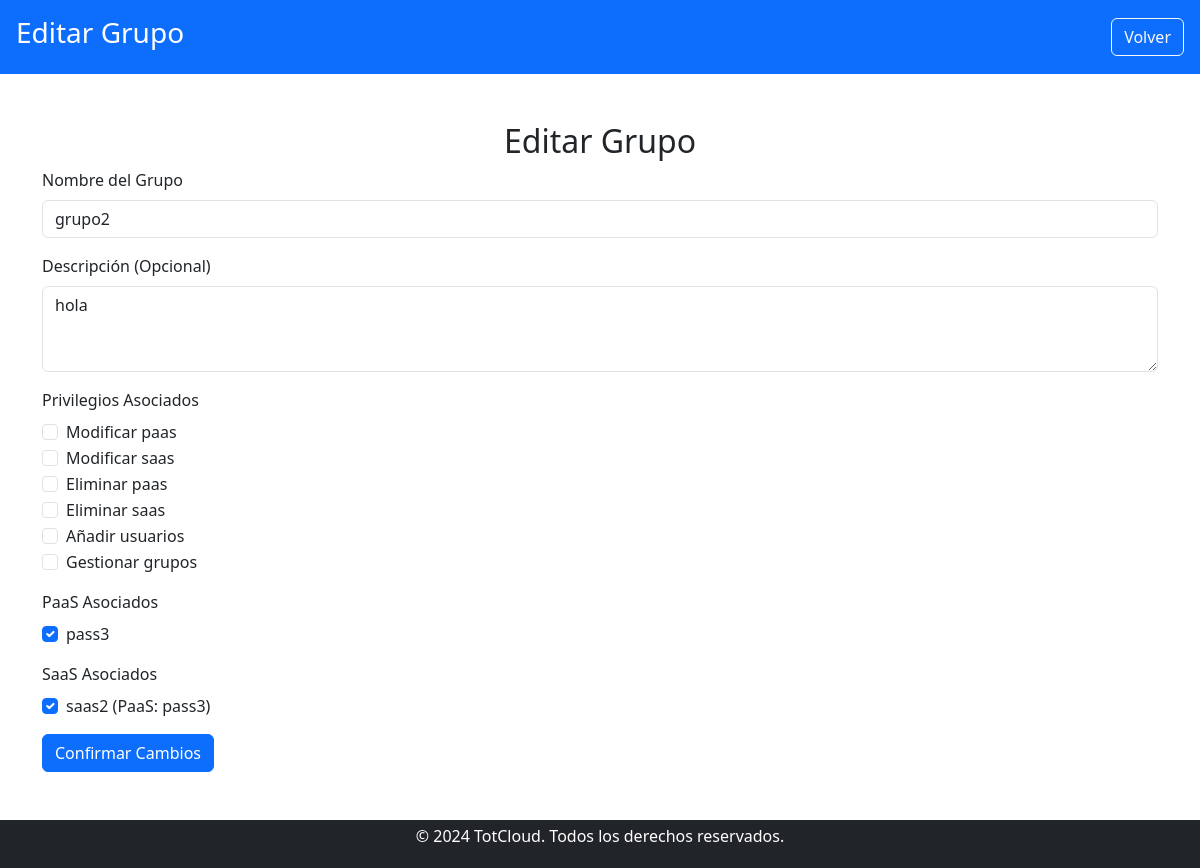
/usuario/organizaciones/gestionar_grupos/editar_grupo.php?idGrupo=8&idOrg=4 (signed in), run on the app's committed database.
### tables this page shows
CREATE TABLE `grupo` (
  `idGrupo` int(11) NOT NULL,
  `Nombre` varchar(100) NOT NULL,
  `Descripcion` text DEFAULT NULL,
  `idOrg` int(11) NOT NULL
);

CREATE TABLE `privilegio` (
  `idPrivilegio` int(11) NOT NULL,
  `Nombre` varchar(100) NOT NULL,
  `Descripcion` text DEFAULT NULL
);

CREATE TABLE `paas` (
  `idPaaS` int(11) NOT NULL,
  `Nombre` varchar(100) NOT NULL,
  `Estado` varchar(50) NOT NULL,
  `idSO` int(11) DEFAULT NULL
);

CREATE TABLE `saas` (
  `idSaaS` int(11) NOT NULL,
  `Nombre` varchar(100) NOT NULL,
  `Usuario` varchar(50) DEFAULT NULL,
  `Contraseña` varchar(255) DEFAULT NULL,
  `idPaaS` int(11) DEFAULT NULL,
  `idMotor` int(11) DEFAULT NULL
);

### public/usuario/organizaciones/gestionar_grupos/editar_grupo.php (the view, shortened to what this page needs)
<?php
include '../../../../includes/db_connect.php';
$idGrupo = intval($_GET['idGrupo']);
$idOrganizacion = intval($_GET['idOrg']);
$query_group = "SELECT * FROM grupo WHERE idGrupo = ? AND idOrg = ?";
$stmt_group = $conn->prepare($query_group);
$stmt_group->bind_param('ii', $idGrupo, $idOrganizacion);
$stmt_group->execute();
$result_group = $stmt_group->get_result();
$group = $result_group->fetch_assoc();
$privileges_group = [];
$query_all_privileges = "
    SELECT * FROM privilegio
    WHERE Nombre NOT IN ('Contratar paas', 'Contratar saas')";
$result_all_privileges = $conn->query($query_all_privileges);
$query_admin_saas = "
    SELECT s.idSaaS, s.Nombre AS SaaS, p.idPaaS, p.Nombre AS PaaS
    FROM saas s
    JOIN paas p ON s.idPaaS = p.idPaaS
    JOIN r_saas_grup rsg ON rsg.idSaaS = s.idSaaS
    JOIN grupo g ON rsg.idGrup = g.idGrupo
    WHERE g.idOrg = ? AND g.Nombre = 'admin'";
$stmt_admin_saas = $conn->prepare($query_admin_saas);
$stmt_admin_saas->bind_param('i', $idOrganizacion);
$stmt_admin_saas->execute();
$result_saas = $stmt_admin_saas->get_result();
$query_admin_paas = "
    SELECT p.idPaaS, p.Nombre
    FROM paas p
    JOIN r_paas_grup rpg ON p.idPaaS = rpg.idPaaS
    JOIN grupo g ON rpg.idGrup = g.idGrupo
    WHERE g.idOrg = ? AND g.Nombre = 'admin'";
$stmt_admin_paas = $conn->prepare($query_admin_paas);
$stmt_admin_paas->bind_param('i', $idOrganizacion);
$stmt_admin_paas->execute();
$result_paas = $stmt_admin_paas->get_result();
$query_saas_group = "SELECT idSaaS FROM r_saas_grup WHERE idGrup = ?";
$stmt_saas_group = $conn->prepare($query_saas_group);
$stmt_saas_group->bind_param('i', $idGrupo);
$stmt_saas_group->execute();
$result_saas_group = $stmt_saas_group->get_result();
$saas_group = array_column($result_saas_group->fetch_all(MYSQLI_ASSOC), 'idSaaS');
$query_paas_group = "SELECT idPaaS FROM r_paas_grup WHERE idGrup = ?";
$stmt_paas_group = $conn->prepare($query_paas_group);
$stmt_paas_group->bind_param('i', $idGrupo);
$stmt_paas_group->execute();
$result_paas_group = $stmt_paas_group->get_result();
$paas_group = array_column($result_paas_group->fetch_all(MYSQLI_ASSOC), 'idPaaS');
?>
<!DOCTYPE html>
<html lang="es">
<head>
    <link href="https://cdn.jsdelivr.net/npm/bootstrap@5.3.0/dist/css/bootstrap.min.css" rel="stylesheet">
</head>
<body>
    <header class="bg-primary text-white d-flex justify-content-between align-items-center p-3">
        <h1 class="h3">Editar Grupo</h1>
        <a href="gestionar_grupos.php?idOrg=<?php echo $idOrganizacion; ?>" class="btn btn-outline-light">Volver</a>
    </header>
    <main class="container my-5">
        <h2 class="text-center">Editar Grupo</h2>
        <form id="editGroupForm" method="POST">
            <div class="mb-3">
                <label for="nombre" class="form-label">Nombre del Grupo</label>
                <input type="text" class="form-control" id="nombre" name="nombre" value="<?php echo htmlspecialchars($group['Nombre']); ?>" required>
            </div>
            <div class="mb-3">
                <label for="descripcion" class="form-label">Descripción (Opcional)</label>
                <textarea class="form-control" id="descripcion" name="descripcion" rows="3"><?php echo htmlspecialchars($group['Descripcion']); ?></textarea>
            </div>
            <div class="mb-3">
                <label for="privilegios" class="form-label">Privilegios Asociados</label>
                <div>
                    <?php while ($priv = $result_all_privileges->fetch_assoc()): ?>
                        <div class="form-check">
                            <input
                                class="form-check-input"
                                type="checkbox"
                                id="privilegio_<?php echo $priv['idPrivilegio']; ?>"
                                name="privilegios[]"
                                value="<?php echo $priv['idPrivilegio']; ?>"
                                <?php echo in_array($priv['idPrivilegio'], $privileges_group) ? 'checked' : ''; ?>>
                            <label class="form-check-label" for="privilegio_<?php echo $priv['idPrivilegio']; ?>">
                                <?php echo htmlspecialchars($priv['Nombre']); ?>
                            </label>
                        </div>
                    <?php endwhile; ?>
                </div>
            </div>
            <div class="mb-3">
                <label for="paas" class="form-label">PaaS Asociados</label>
                <div>
                    <?php while ($paas = $result_paas->fetch_assoc()): ?>
                        <div class="form-check">
                            <input
                                class="form-check-input paas-check"
                                type="checkbox"
                                id="paas_<?php echo $paas['idPaaS']; ?>"
                                name="paas[]"
                                value="<?php echo $paas['idPaaS']; ?>"
                                <?php echo in_array($paas['idPaaS'], $paas_group) ? 'checked' : ''; ?>>
                            <label class="form-check-label" for="paas_<?php echo $paas['idPaaS']; ?>">
                                <?php echo htmlspecialchars($paas['Nombre']); ?>
                            </label>
                        </div>
                    <?php endwhile; ?>
                </div>
            </div>
            <div class="mb-3">
                <label for="saas" class="form-label">SaaS Asociados</label>
                <div>
                    <?php while ($saas = $result_saas->fetch_assoc()): ?>
                        <div class="form-check">
                            <input
                                class="form-check-input saas-check"
                                type="checkbox"
                                id="saas_<?php echo $saas['idSaaS']; ?>"
                                name="saas[]"
                                value="<?php echo $saas['idSaaS']; ?>"
                                data-paas-id="<?php echo $saas['idPaaS']; ?>"
                                data-paas-name="<?php echo htmlspecialchars($saas['PaaS']); ?>"
                                <?php echo in_array($saas['idSaaS'], $saas_group) ? 'checked' : ''; ?>>
                            <label class="form-check-label" for="saas_<?php echo $saas['idSaaS']; ?>">
                                <?php echo htmlspecialchars($saas['SaaS']); ?> (PaaS: <?php echo htmlspecialchars($saas['PaaS']); ?>)
                            </label>
                        </div>
                    <?php endwhile; ?>
                </div>
            </div>
            <button type="button" class="btn btn-primary" id="confirmChanges">Confirmar Cambios</button>
        </form>
    </main>
    <?php include '../../../../includes/footer.php'; ?>
</body>
</html>

### data on the page
grupo: nombre "grupo2", descripcion "hola"
privilegio: Nombre "Modificar paas"
privilegio: Nombre "Modificar saas"
privilegio: Nombre "Eliminar paas"
privilegio: Nombre "Eliminar saas"
privilegio: Nombre "Añadir usuarios"
privilegio: Nombre "Gestionar grupos"
paas: idPaaS "☑", Nombre "pass3"
saas: idSaaS "☑", Nombre "saas2", idPaaS.Nombre "pass3"
